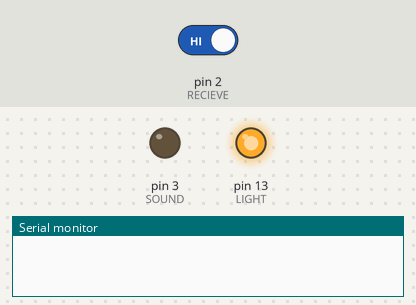
Bench run of a sketch on a simulated Arduino Uno, built with avr-gcc and run on an emulated ATmega328P. On the bench: output pins drawn as LEDs (lit = HIGH), the last lines printed to the serial monitor. The inputs (shaded band) are chosen by the test bench; at power-on: pin 2 (RECIEVE) HIGH.

Above: at 1.2 s.
1.3 s: pin 2 (RECIEVE) driven LOW
At 1.4 s:
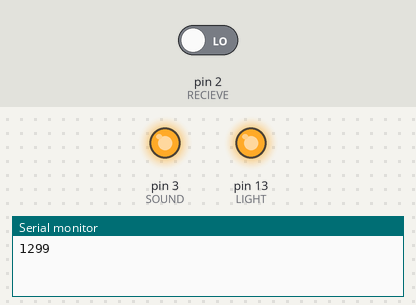
Timing chart, 0 to 4.3 s (numbered marks = the images above; inputs shaded):
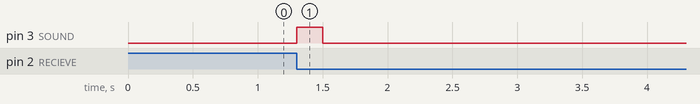

The sketch:

pendulum2.ino
```cpp
#define LIGHT 13
#define RECIEVE 2
#define SOUND 3


void setup() {
  // put your setup code here, to run once:
  pinMode(LIGHT, OUTPUT);
  pinMode(RECIEVE, INPUT);
  Serial.begin(57600);
  attachInterrupt(digitalPinToInterrupt(RECIEVE), catchTime, FALLING);
  pinMode(SOUND, OUTPUT);
  digitalWrite(LIGHT, HIGH);
}

//testing line

long lastmillis = 0;
bool flag = false;
void catchTime () {
  if(flag == false){
    lastmillis = millis();
    flag = true;
  }
}


void loop() {
  // put your main code here, to run repeatedly:
  if(flag){
    digitalWrite(SOUND, HIGH);
    Serial.println(lastmillis);
    delay(200);
    digitalWrite(SOUND, LOW);
    flag = false;
  }

}
```

Measured:
- after the input at 1.3 s, pin 3 (SOUND): LOW → HIGH at once, → LOW 0.20 s later
